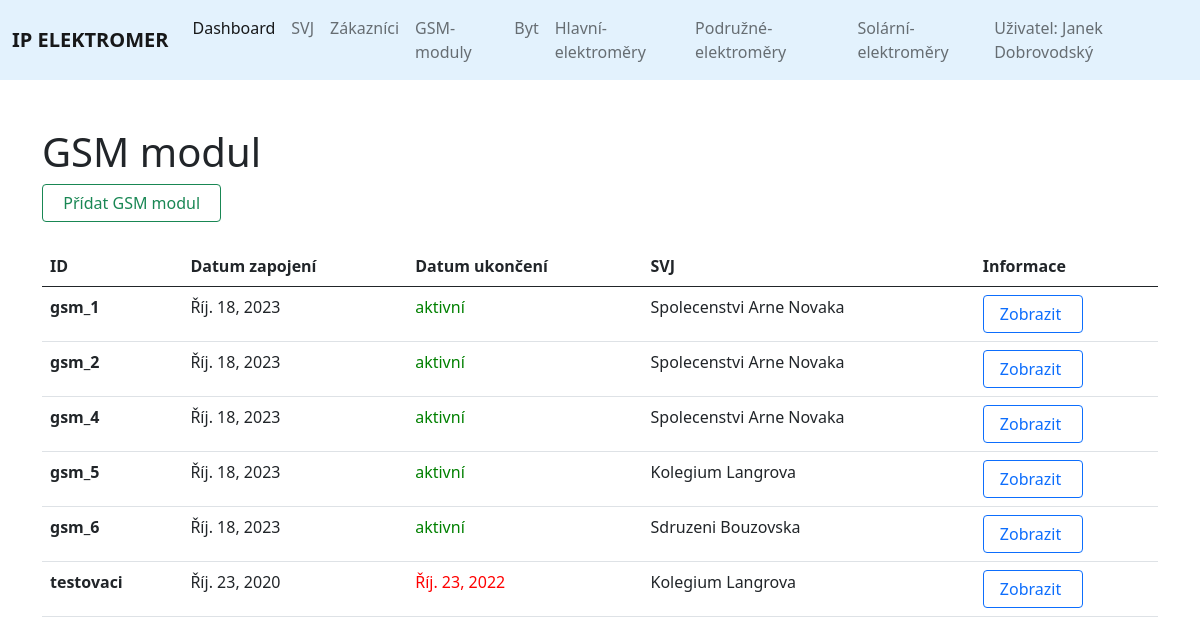
Page /gsm_moduls on the committed database.
### elektromer_app/models.py (models this page shows, shortened)
class Gsm_modul(models.Model):
	identification_number = models.CharField(max_length=255, null=False)
	from_date = models.DateField(null=False)
	to_date = models.DateField(blank=True, null=True)
	svj = models.ForeignKey(Svj, on_delete=models.SET_NULL, null=True)
	date_created = models.DateTimeField(auto_now_add=True, null=True)
	history = HistoricalRecords()

class Svj(models.Model):
	identification_number = models.CharField(max_length=255, null=False)
	from_date = models.DateField(null=False)
	to_date = models.DateField(blank=True, null=True)
	date_created = models.DateTimeField(auto_now_add=True, null=True)
	name = models.CharField(max_length=255)
	address_street = models.CharField(max_length=255)
	address_orientation_number = models.IntegerField(default=0)
	address_number_subscription= models.IntegerField(default=0)
	address_city = models.CharField(max_length=255)
	address_postal_code = models.IntegerField(default=0)
	account_number = models.CharField(max_length=255)
	energy_supply = models.CharField(max_length=255)
	number_of_flats = models.IntegerField(default=0, null=False)
	history = HistoricalRecords()
	def __str__(self):
		return self.name

### elektromer_app/views.py (the view)
# urls.py: path('gsm_moduls', views.gsm_moduls, name="gsm_moduls"),
def gsm_moduls(request):
	all_gsm_moduls = Gsm_modul.objects.all()
	form = Gsm_modulForm()
	return render (request, 'elektromer_app/gsm_moduls.html', {'all_gsm_moduls': all_gsm_moduls, 'form': form})

### templates/elektromer_app/gsm_moduls.html (shortened to what this page needs)
{% extends 'elektromer_app/base.html' %}
	{% load static %}
	{% block content %}
<container>
<div class="container" style=" min-width: 90vw;">
<br><br>
	<h1>GSM modul</h1>
<a type="button" class="btn btn-outline-success" data-bs-toggle="modal" data-bs-target="#gsmModal" title="Timto tlačítkem můžete přidat gsm modul." href=''>&nbsp; Přídat GSM modul &nbsp;</a></td>
<br><br>
     {% load crispy_forms_tags %}
	<center>
		<div class="tabulka">
			<table class="table">
			  <thead>
			    <tr>
			      <th scope="col">ID</th>
			      <th scope="col">Datum zapojení</th>
			      <th scope="col">Datum ukončení</th>
			      <th scope="col">SVJ</th>
			      <th scope="col">Informace</th>
			    </tr>
			  </thead>
			  <tbody>
			  	{% for gsm_modul in all_gsm_moduls %}
			    	<tr>
				      <td scope="row"><b>{{gsm_modul.identification_number}}</b></td>
				      <td>{{gsm_modul.from_date}}</td>
				      {% if gsm_modul.to_date == None %}
				      <td class="aktivni" style="color: green;"> aktivní </td>
				      {% else %}
				      <td class="ukoncene" style="color: red;">{{gsm_modul.to_date}}</td>
				      {% endif %}
				      <td>{{gsm_modul.svj}}</td>
				       <td><a type="button" class="btn btn-outline-primary" data-bs-toggle="tooltip" title="Timto tlačítkem můžete přejít k zobrazení tohoto gsm modulu." href='{% url "gsm_modul" gsm_modul.id %}'>&nbsp;Zobrazit &nbsp;</a></td>
			    	</tr>
			    {% endfor %}
			  </tbody>
			</table>
    	</div>
	</center>
</div>
	{% endblock %}

### rows in the picture
Gsm_modul: identification_number "gsm_1", from_date "Říj. 18, 2023", shows "aktivní", svj "Spolecenstvi Arne Novaka"
Gsm_modul: identification_number "gsm_2", from_date "Říj. 18, 2023", shows "aktivní", svj "Spolecenstvi Arne Novaka"
Gsm_modul: identification_number "gsm_4", from_date "Říj. 18, 2023", shows "aktivní", svj "Spolecenstvi Arne Novaka"
Gsm_modul: identification_number "gsm_5", from_date "Říj. 18, 2023", shows "aktivní", svj "Kolegium Langrova"
Gsm_modul: identification_number "gsm_6", from_date "Říj. 18, 2023", shows "aktivní", svj "Sdruzeni Bouzovska"
Gsm_modul: identification_number "testovaci", from_date "Říj. 23, 2020", to_date "Říj. 23, 2022", svj "Kolegium Langrova"
